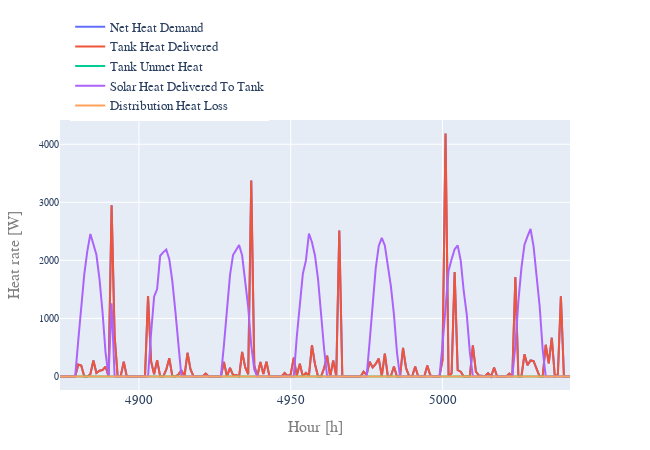

Notebook code for this chart:
### Code cell
# first_hour = 4897
# last_hour = 4897 + 5*24

print('month, day, hour:\nData starts at', ts_res_indiv_new_hot.loc[first_hour, ['month','day', 'hour']].transpose().values, 'and ends at',
ts_res_indiv_new_cold.loc[last_hour, ['month','day', 'hour']].transpose().values)

# title = 'Individual SWH New, Climate Zone ' + str(int(hot_cz))

fig = Plot(data_headers = [r['q_dem'], r['q_del_tank'],r['q_unmet_tank'],r['q_del_sol'],r['q_dist_loss']], \
                 outpath = '', save_image = False, title = '', 
                 label_h = 'Hour [h]', label_v = 'Heat rate [W]',\
                 legend = True, duration_curve = False, margin_l = m_l, margin_b = m_b,\
                 notebook_mode = True, width = w, height = h, fontsize = f, legend_x = 0.02, legend_y = 1.4).\
            series(ts_res_indiv_new_hot.loc[first_hour + 1 : last_hour + 1,\
                [r['q_dem'], r['q_del_tank'],r['q_unmet_tank'],r['q_del_sol'],r['q_dist_loss']]], \
                 outfile = '', modes = 'lines')

### Figure 1 — Plotly figure (JSON) as saved in the notebook; plotly's stock layout.template omitted (floating-point values rounded to 4 significant figures; data arrays with more than 128 entries replaced by an {"elided": "..."} marker saying what was removed)
{"data": [{"mode": "lines", "name": "Net Heat Demand", "type": "scatter", "x": {"elided": "169 int values"}, "y": {"elided": "169 float values"}}, {"mode": "lines", "name": "Tank Heat Delivered", "type": "scatter", "x": {"elided": "169 int values"}, "y": {"elided": "169 float values"}}, {"mode": "lines", "name": "Tank Unmet Heat", "type": "scatter", "x": {"elided": "169 int values"}, "y": {"elided": "169 int values"}}, {"mode": "lines", "name": "Solar Heat Delivered To Tank", "type": "scatter", "x": {"elided": "169 int values"}, "y": {"elided": "169 float values"}}, {"mode": "lines", "name": "Distribution Heat Loss", "type": "scatter", "x": {"elided": "169 int values"}, "y": {"elided": "169 int values"}}], "layout": {"font": {"family": "arial", "size": 16}, "height": 450, "legend": {"font": {"family": "arial", "size": 12.8}, "x": 0.02, "y": 1.4}, "margin": {"b": 60, "l": 60}, "showlegend": true, "title": {"font": {"family": "arial", "size": 16}, "text": ""}, "width": 650, "xaxis": {"tickfont": {"size": 12.8}, "title": {"font": {"color": "#7f7f7f", "size": 16}, "text": "Hour [h]"}}, "yaxis": {"tickfont": {"size": 9.6}, "title": {"font": {"color": "#7f7f7f", "size": 16}, "text": "Heat rate [W]"}}}}
